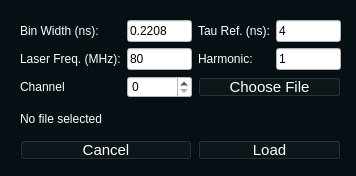
<?xml version="1.0" encoding="UTF-8"?>
<ui version="4.0">
 <class>Form</class>
 <widget class="QWidget" name="Form">
  <property name="geometry">
   <rect>
    <x>0</x>
    <y>0</y>
    <width>356</width>
    <height>176</height>
   </rect>
  </property>
  <property name="windowTitle">
   <string>Load Calibration</string>
  </property>
  <property name="styleSheet">
   <string notr="true">background: rgb(6,15,19);</string>
  </property>
  <widget class="QWidget" name="gridLayoutWidget">
   <property name="geometry">
    <rect>
     <x>10</x>
     <y>10</y>
     <width>341</width>
     <height>161</height>
    </rect>
   </property>
   <layout class="QGridLayout" name="gridLayout">
    <property name="leftMargin">
     <number>10</number>
    </property>
    <property name="topMargin">
     <number>10</number>
    </property>
    <property name="rightMargin">
     <number>10</number>
    </property>
    <property name="bottomMargin">
     <number>10</number>
    </property>
    <property name="horizontalSpacing">
     <number>6</number>
    </property>
    <item row="1" column="2">
     <widget class="QLabel" name="label_5">
      <property name="styleSheet">
       <string notr="true">color: #FFFFFF
</string>
      </property>
      <property name="text">
       <string>Harmonic:</string>
      </property>
     </widget>
    </item>
    <item row="0" column="1">
     <widget class="QLineEdit" name="bin_width">
      <property name="styleSheet">
       <string notr="true">background: white</string>
      </property>
      <property name="text">
       <string>0.2208</string>
      </property>
     </widget>
    </item>
    <item row="0" column="0">
     <widget class="QLabel" name="label">
      <property name="styleSheet">
       <string notr="true">color: #FFFFFF</string>
      </property>
      <property name="text">
       <string>Bin Width (ns):</string>
      </property>
     </widget>
    </item>
    <item row="0" column="3">
     <widget class="QLineEdit" name="Tau">
      <property name="styleSheet">
       <string notr="true">background: white</string>
      </property>
      <property name="text">
       <string>4</string>
      </property>
     </widget>
    </item>
    <item row="4" column="2" colspan="2">
     <widget class="QPushButton" name="LoadCalibr">
      <property name="styleSheet">
       <string notr="true">QPushButton{

            border: 4px solid '#4aa3d1';
            background: '#4aa3d1';
            color: white;
            font-family: 'Helvetica';
            font-size: 15px;
            padding: 0px 0;
            margin-top: 0px
}
QPushButton:hover{
	background: '#173953';
     border: 4px solid '#173953'
}</string>
      </property>
      <property name="text">
       <string>Load</string>
      </property>
     </widget>
    </item>
    <item row="1" column="0">
     <widget class="QLabel" name="label_3">
      <property name="styleSheet">
       <string notr="true">color: #FFFFFF</string>
      </property>
      <property name="text">
       <string>Laser Freq. (MHz):</string>
      </property>
     </widget>
    </item>
    <item row="1" column="1">
     <widget class="QLineEdit" name="Freq">
      <property name="styleSheet">
       <string notr="true">background: white</string>
      </property>
      <property name="text">
       <string>80</string>
      </property>
     </widget>
    </item>
    <item row="0" column="2">
     <widget class="QLabel" name="label_4">
      <property name="styleSheet">
       <string notr="true">color: #FFFFFF
</string>
      </property>
      <property name="text">
       <string>Tau Ref. (ns):</string>
      </property>
     </widget>
    </item>
    <item row="4" column="0" colspan="2">
     <widget class="QPushButton" name="Cancel">
      <property name="styleSheet">
       <string notr="true">QPushButton{

            border: 4px solid '#4aa3d1';
            background: '#4aa3d1';
            color: white;
            font-family: 'Helvetica';
            font-size: 15px;
            padding: 0px 0;
            margin-top: 0px
}
QPushButton:hover{
	background: '#173953';
     border: 4px solid '#173953'
}
</string>
      </property>
      <property name="text">
       <string>Cancel</string>
      </property>
     </widget>
    </item>
    <item row="1" column="3">
     <widget class="QLineEdit" name="Harmonic">
      <property name="styleSheet">
       <string notr="true">background: white</string>
      </property>
      <property name="text">
       <string>1</string>
      </property>
     </widget>
    </item>
    <item row="2" column="2" colspan="2">
     <widget class="QPushButton" name="FileSelector">
      <property name="styleSheet">
       <string notr="true">QPushButton{

            border: 4px solid '#4aa3d1';
            background: '#4aa3d1';
            color: white;
            font-family: 'Helvetica';
            font-size: 15px;
            padding: 0px 0;
            margin-top: 0px
}
QPushButton:hover{
	background: '#173953';
     border: 4px solid '#173953'
}</string>
      </property>
      <property name="text">
       <string>Choose File</string>
      </property>
     </widget>
    </item>
    <item row="2" column="1">
     <widget class="QSpinBox" name="ChannelSelector">
      <property name="styleSheet">
       <string notr="true">background: white</string>
      </property>
      <property name="wrapping">
       <bool>false</bool>
      </property>
     </widget>
    </item>
    <item row="2" column="0">
     <widget class="QLabel" name="label_2">
      <property name="styleSheet">
       <string notr="true">color: #FFFFFF</string>
      </property>
      <property name="text">
       <string>Channel</string>
      </property>
     </widget>
    </item>
    <item row="3" column="0" colspan="4">
     <widget class="QLabel" name="FilenameLabel">
      <property name="maximumSize">
       <size>
        <width>320</width>
        <height>30</height>
       </size>
      </property>
      <property name="styleSheet">
       <string notr="true">color: white</string>
      </property>
      <property name="text">
       <string>No file selected</string>
      </property>
     </widget>
    </item>
   </layout>
  </widget>
 </widget>
 <resources/>
 <connections/>
</ui>
